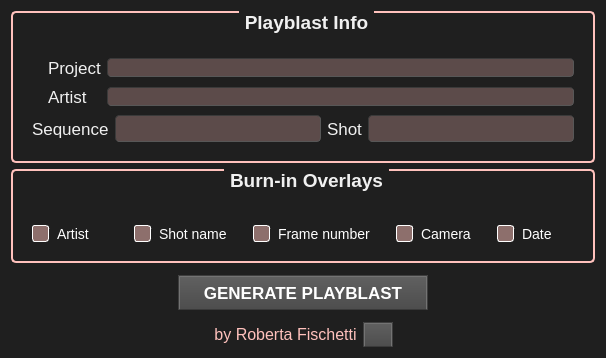
<?xml version="1.0" encoding="UTF-8"?>
<ui version="4.0">
 <class>wg_playblastManager</class>
 <widget class="QWidget" name="wg_playblastManager">
  <property name="geometry">
   <rect>
    <x>0</x>
    <y>0</y>
    <width>606</width>
    <height>358</height>
   </rect>
  </property>
  <property name="sizePolicy">
   <sizepolicy hsizetype="MinimumExpanding" vsizetype="MinimumExpanding">
    <horstretch>0</horstretch>
    <verstretch>0</verstretch>
   </sizepolicy>
  </property>
  <property name="minimumSize">
   <size>
    <width>606</width>
    <height>358</height>
   </size>
  </property>
  <property name="maximumSize">
   <size>
    <width>650</width>
    <height>450</height>
   </size>
  </property>
  <property name="font">
   <font>
    <family>Tahoma</family>
    <pointsize>13</pointsize>
   </font>
  </property>
  <property name="windowTitle">
   <string>Playblast Manager</string>
  </property>
  <property name="styleSheet">
   <string notr="true">/*
Dark Console Style Sheet for QT Applications
Author: Jaime A. Quiroga P.
Company: GTRONICK
Last updated: 24/05/2018, 17:12.
Available at: https://github.com/GTRONICK/QSS/blob/master/ConsoleStyle.qss
*/
QWidget {
	background-color: rgb(31, 31, 31);
	color: rgb(240, 240, 240);
	border-color: rgb(58, 58, 58);
}

QPlainTextEdit {
	background-color:rgb(0, 0, 0);
	color: rgb(200, 200, 200);
	selection-background-color: rgb(255, 153, 0);
	selection-color: rgb(0, 0, 0);
}

QTabWidget::pane {
    	border-top: 1px solid #000000;
}

QTabBar::tab {
 	background-color:rgb(0, 0, 0);
 	border-style: outset;
	border-width: 1px;
	border-right-color: qlineargradient(spread:pad, x1:0.4, y1:0.5, x2:0.6, y2:0.5, stop:0 rgba(115, 115, 115, 255), stop:1 rgba(62, 62, 62, 255));
	border-left-color: qlineargradient(spread:pad, x1:0.6, y1:0.5, x2:0.4, y2:0.5, stop:0 rgba(115, 115, 115, 255), stop:1 rgba(62, 62, 62, 255));
  border-bottom-color: rgb(58, 58, 58);
	border-bottom-width: 1px;
	border-top-width: 0px;
	border-style: solid;
	color: rgb(255, 153, 0);
	padding: 4px;
}

QTabBar::tab:selected, QTabBar::tab:hover {
   color: rgb(255, 255, 255);
   background-color:rgb(0, 0, 0);
   border-color:rgb(42, 42, 42);
   margin-left: 0px;
   margin-right: 0px;
   border-bottom-right-radius:4px;
   border-bottom-left-radius:4px;
}

QTabBar::tab:last:selected {
  background-color:rgb(0, 0, 0);
	border-color:rgb(42, 42, 42);
	margin-left: 0px;
  	margin-right: 0px;
	border-bottom-right-radius:4px;
	border-bottom-left-radius:4px;
}

QTabBar::tab:!selected {
   margin-bottom: 4px;
   border-bottom-right-radius:4px;
   border-bottom-left-radius:4px;
}

QPushButton{
	border-style: outset;
	border-width: 2px;
	border-top-color: qlineargradient(spread:pad, x1:0.5, y1:0.6, x2:0.5, y2:0.4, stop:0 rgba(115, 115, 115, 255), stop:1 rgba(62, 62, 62, 255));
	border-right-color: qlineargradient(spread:pad, x1:0.4, y1:0.5, x2:0.6, y2:0.5, stop:0 rgba(115, 115, 115, 255), stop:1 rgba(62, 62, 62, 255));
	border-left-color: qlineargradient(spread:pad, x1:0.6, y1:0.5, x2:0.4, y2:0.5, stop:0 rgba(115, 115, 115, 255), stop:1 rgba(62, 62, 62, 255));
	border-bottom-color: rgb(58, 58, 58);
	border-bottom-width: 1px;
	border-style: solid;
	color: rgb(255, 255, 255);
	padding: 6px;
	background-color: qlineargradient(spread:pad, x1:0.5, y1:1, x2:0.5, y2:0, stop:0 rgba(77, 77, 77, 255), stop:1 rgba(97, 97, 97, 255));
}

QPushButton:hover{
	border-style: outset;
	border-width: 2px;
	border-top-color: qlineargradient(spread:pad, x1:0.5, y1:0.6, x2:0.5, y2:0.4, stop:0 rgba(180, 180, 180, 255), stop:1 rgba(110, 110, 110, 255));
	border-right-color: qlineargradient(spread:pad, x1:0.4, y1:0.5, x2:0.6, y2:0.5, stop:0 rgba(180, 180, 180, 255), stop:1 rgba(110, 110, 110, 255));
	border-left-color: qlineargradient(spread:pad, x1:0.6, y1:0.5, x2:0.4, y2:0.5, stop:0 rgba(180, 180, 180, 255), stop:1 rgba(110, 110, 110, 255));
	border-bottom-color: rgb(115, 115, 115);
	border-bottom-width: 1px;
	border-style: solid;
	color: rgb(255, 255, 255);
	padding: 6px;
	background-color: qlineargradient(spread:pad, x1:0.5, y1:1, x2:0.5, y2:0, stop:0 rgba(107, 107, 107, 255), stop:1 rgba(157, 157, 157, 255));
}

QPushButton:pressed{
	border-style: outset;
	border-width: 2px;
	border-top-color: qlineargradient(spread:pad, x1:0.5, y1:0.6, x2:0.5, y2:0.4, stop:0 rgba(62, 62, 62, 255), stop:1 rgba(22, 22, 22, 255));
	border-right-color: qlineargradient(spread:pad, x1:0.4, y1:0.5, x2:0.6, y2:0.5, stop:0 rgba(115, 115, 115, 255), stop:1 rgba(62, 62, 62, 255));
	border-left-color: qlineargradient(spread:pad, x1:0.6, y1:0.5, x2:0.4, y2:0.5, stop:0 rgba(115, 115, 115, 255), stop:1 rgba(62, 62, 62, 255));
	border-bottom-color: rgb(58, 58, 58);
	border-bottom-width: 1px;
	border-style: solid;
	color: rgb(255, 255, 255);
	padding: 6px;
	background-color: qlineargradient(spread:pad, x1:0.5, y1:1, x2:0.5, y2:0, stop:0 rgba(77, 77, 77, 255), stop:1 rgba(97, 97, 97, 255));
}

QPushButton:disabled{
	border-style: outset;
	border-width: 2px;
	border-top-color: qlineargradient(spread:pad, x1:0.5, y1:0.6, x2:0.5, y2:0.4, stop:0 rgba(115, 115, 115, 255), stop:1 rgba(62, 62, 62, 255));
	border-right-color: qlineargradient(spread:pad, x1:0.4, y1:0.5, x2:0.6, y2:0.5, stop:0 rgba(115, 115, 115, 255), stop:1 rgba(62, 62, 62, 255));
	border-left-color: qlineargradient(spread:pad, x1:0.6, y1:0.5, x2:0.4, y2:0.5, stop:0 rgba(115, 115, 115, 255), stop:1 rgba(62, 62, 62, 255));
	border-bottom-color: rgb(58, 58, 58);
	border-bottom-width: 1px;
	border-style: solid;
	color: rgb(0, 0, 0);
	padding: 6px;
	background-color: qlineargradient(spread:pad, x1:0.5, y1:1, x2:0.5, y2:0, stop:0 rgba(57, 57, 57, 255), stop:1 rgba(77, 77, 77, 255));
}

QLineEdit {
	border-width: 1px; border-radius: 4px;
	border-color: rgb(58, 58, 58);
	border-style: inset;
	padding: 0 8px;
	color: rgb(255, 255, 255);
	background:rgb(101, 101, 101);
	selection-background-color: rgb(187, 187, 187);
	selection-color: rgb(60, 63, 65);
}

QProgressBar {
	text-align: center;
	color: rgb(255, 255, 255);
	border-width: 1px; 
	border-radius: 10px;
	border-color: rgb(58, 58, 58);
	border-style: inset;
}

QProgressBar::chunk {
	background-color: qlineargradient(spread:pad, x1:0.5, y1:0.7, x2:0.5, y2:0.3, stop:0 rgba(0, 200, 0, 255), stop:1 rgba(30, 230, 30, 255));
	border-radius: 10px;
}

QMenuBar {
	background:rgb(0, 0, 0);
	color: rgb(255, 153, 0);
}

QMenuBar::item {
  	spacing: 3px; 
	padding: 1px 4px;
  	background: transparent;
}

QMenuBar::item:selected { 
  	background:rgb(115, 115, 115);
}

QMenu {
	border-width: 2px; 
	border-radius: 10px;
	border-color: rgb(255, 153, 0);
	border-style: outset;
}

QMenu::item {
	spacing: 3px; 
	padding: 3px 15px;
}

QMenu::item:selected {
	spacing: 3px; 
	padding: 3px 15px;
	background:rgb(115, 115, 115);
	color:rgb(255, 255, 255);
	border-width: 1px; 
	border-radius: 10px;
	border-color: rgb(58, 58, 58);
	border-style: inset;
}

QCheckBox {
    spacing: 8px;
    color: white;
    font-size: 14px;
}

QCheckBox::indicator {
    width: 15px;
    height: 15px;
}

QCheckBox::indicator:unchecked {
	background-color: rgba(255, 193, 188, 125);
    border: 1px solid white;
    border-radius: 3px;
}
</string>
  </property>
  <layout class="QVBoxLayout" name="lay_playblastManager">
   <item>
    <widget class="QGroupBox" name="gb_playblastInfo">
     <property name="sizePolicy">
      <sizepolicy hsizetype="Preferred" vsizetype="Fixed">
       <horstretch>0</horstretch>
       <verstretch>0</verstretch>
      </sizepolicy>
     </property>
     <property name="font">
      <font>
       <family>Tahoma</family>
       <pointsize>14</pointsize>
       <weight>75</weight>
       <bold>true</bold>
      </font>
     </property>
     <property name="styleSheet">
      <string notr="true">QGroupBox {
    border: 2px solid rgb(255, 193, 188);
    border-radius: 5px;
	margin-top: 1ex; /* leave space at the top for the title */
}

QGroupBox::title {
    subcontrol-origin: margin;
    subcontrol-position: top center; /* position at the top center */
    padding: 0 3px;
}</string>
     </property>
     <property name="title">
      <string>Playblast Info</string>
     </property>
     <property name="alignment">
      <set>Qt::AlignCenter</set>
     </property>
     <layout class="QVBoxLayout" name="lay_info">
      <property name="spacing">
       <number>5</number>
      </property>
      <property name="leftMargin">
       <number>12</number>
      </property>
      <property name="topMargin">
       <number>12</number>
      </property>
      <property name="rightMargin">
       <number>12</number>
      </property>
      <property name="bottomMargin">
       <number>12</number>
      </property>
      <item>
       <layout class="QGridLayout" name="gridLayout" rowstretch="10,10" columnstretch="0,0,0,0" rowminimumheight="10,10" columnminimumwidth="0,0,0,0">
        <property name="leftMargin">
         <number>22</number>
        </property>
        <property name="topMargin">
         <number>6</number>
        </property>
        <property name="rightMargin">
         <number>6</number>
        </property>
        <property name="bottomMargin">
         <number>4</number>
        </property>
        <property name="horizontalSpacing">
         <number>6</number>
        </property>
        <property name="verticalSpacing">
         <number>10</number>
        </property>
        <item row="0" column="3">
         <widget class="QLineEdit" name="le_project">
          <property name="sizePolicy">
           <sizepolicy hsizetype="Expanding" vsizetype="Expanding">
            <horstretch>0</horstretch>
            <verstretch>0</verstretch>
           </sizepolicy>
          </property>
          <property name="font">
           <font>
            <family>Tahoma</family>
            <pointsize>14</pointsize>
           </font>
          </property>
          <property name="styleSheet">
           <string notr="true">background-color: rgba(255, 193, 188, 70);</string>
          </property>
         </widget>
        </item>
        <item row="0" column="1">
         <widget class="QLabel" name="lb_project">
          <property name="font">
           <font>
            <family>Tahoma</family>
            <pointsize>13</pointsize>
            <weight>50</weight>
            <bold>false</bold>
           </font>
          </property>
          <property name="layoutDirection">
           <enum>Qt::LeftToRight</enum>
          </property>
          <property name="text">
           <string>Project</string>
          </property>
          <property name="margin">
           <number>6</number>
          </property>
          <property name="indent">
           <number>0</number>
          </property>
         </widget>
        </item>
        <item row="1" column="1">
         <widget class="QLabel" name="lb_artist">
          <property name="font">
           <font>
            <family>Tahoma</family>
            <pointsize>13</pointsize>
            <weight>50</weight>
            <bold>false</bold>
           </font>
          </property>
          <property name="text">
           <string>Artist</string>
          </property>
          <property name="margin">
           <number>6</number>
          </property>
          <property name="indent">
           <number>0</number>
          </property>
         </widget>
        </item>
        <item row="1" column="3">
         <widget class="QLineEdit" name="le_artist">
          <property name="enabled">
           <bool>true</bool>
          </property>
          <property name="sizePolicy">
           <sizepolicy hsizetype="Expanding" vsizetype="Expanding">
            <horstretch>0</horstretch>
            <verstretch>0</verstretch>
           </sizepolicy>
          </property>
          <property name="font">
           <font>
            <family>Tahoma</family>
            <pointsize>14</pointsize>
           </font>
          </property>
          <property name="styleSheet">
           <string notr="true">background-color: rgba(255, 193, 188, 70);</string>
          </property>
         </widget>
        </item>
       </layout>
      </item>
      <item>
       <layout class="QGridLayout" name="gridLayout_3">
        <property name="leftMargin">
         <number>6</number>
        </property>
        <property name="topMargin">
         <number>0</number>
        </property>
        <property name="rightMargin">
         <number>6</number>
        </property>
        <property name="bottomMargin">
         <number>6</number>
        </property>
        <property name="spacing">
         <number>6</number>
        </property>
        <item row="0" column="5">
         <widget class="QLineEdit" name="le_shot">
          <property name="sizePolicy">
           <sizepolicy hsizetype="Expanding" vsizetype="MinimumExpanding">
            <horstretch>0</horstretch>
            <verstretch>0</verstretch>
           </sizepolicy>
          </property>
          <property name="font">
           <font>
            <family>Tahoma</family>
            <pointsize>14</pointsize>
           </font>
          </property>
          <property name="styleSheet">
           <string notr="true">background-color: rgba(255, 193, 188, 70);</string>
          </property>
         </widget>
        </item>
        <item row="0" column="3">
         <widget class="QLineEdit" name="le_sequence">
          <property name="sizePolicy">
           <sizepolicy hsizetype="Expanding" vsizetype="MinimumExpanding">
            <horstretch>0</horstretch>
            <verstretch>0</verstretch>
           </sizepolicy>
          </property>
          <property name="font">
           <font>
            <family>Tahoma</family>
            <pointsize>14</pointsize>
           </font>
          </property>
          <property name="styleSheet">
           <string notr="true">background-color: rgba(255, 193, 188, 70);</string>
          </property>
         </widget>
        </item>
        <item row="0" column="4">
         <widget class="QLabel" name="lb_shot">
          <property name="font">
           <font>
            <family>Tahoma</family>
            <pointsize>13</pointsize>
            <weight>50</weight>
            <bold>false</bold>
           </font>
          </property>
          <property name="styleSheet">
           <string notr="true"/>
          </property>
          <property name="text">
           <string>Shot</string>
          </property>
          <property name="margin">
           <number>6</number>
          </property>
          <property name="indent">
           <number>0</number>
          </property>
         </widget>
        </item>
        <item row="0" column="2">
         <widget class="QLabel" name="lb_sequence">
          <property name="font">
           <font>
            <family>Tahoma</family>
            <pointsize>13</pointsize>
            <weight>50</weight>
            <bold>false</bold>
           </font>
          </property>
          <property name="text">
           <string>Sequence</string>
          </property>
          <property name="margin">
           <number>6</number>
          </property>
          <property name="indent">
           <number>0</number>
          </property>
         </widget>
        </item>
       </layout>
      </item>
     </layout>
    </widget>
   </item>
   <item>
    <widget class="QGroupBox" name="qb_burnIns">
     <property name="font">
      <font>
       <family>Tahoma</family>
       <pointsize>14</pointsize>
       <weight>75</weight>
       <bold>true</bold>
      </font>
     </property>
     <property name="layoutDirection">
      <enum>Qt::LeftToRight</enum>
     </property>
     <property name="styleSheet">
      <string notr="true">QGroupBox {
    border: 2px solid rgb(255, 193, 188);
    border-radius: 5px;
	margin-top: 1ex; /* leave space at the top for the title */
}

QGroupBox::title {
    subcontrol-origin: margin;
    subcontrol-position: top center; /* position at the top center */
    padding: 0 3px;
}</string>
     </property>
     <property name="title">
      <string>Burn-in Overlays</string>
     </property>
     <property name="alignment">
      <set>Qt::AlignCenter</set>
     </property>
     <property name="flat">
      <bool>false</bool>
     </property>
     <layout class="QVBoxLayout" name="lay_burnins">
      <property name="spacing">
       <number>12</number>
      </property>
      <property name="leftMargin">
       <number>12</number>
      </property>
      <property name="topMargin">
       <number>12</number>
      </property>
      <property name="rightMargin">
       <number>12</number>
      </property>
      <property name="bottomMargin">
       <number>12</number>
      </property>
      <item>
       <layout class="QGridLayout" name="gridLayout_2">
        <property name="leftMargin">
         <number>6</number>
        </property>
        <property name="topMargin">
         <number>15</number>
        </property>
        <property name="rightMargin">
         <number>6</number>
        </property>
        <property name="bottomMargin">
         <number>6</number>
        </property>
        <property name="horizontalSpacing">
         <number>25</number>
        </property>
        <property name="verticalSpacing">
         <number>0</number>
        </property>
        <item row="0" column="3">
         <widget class="QCheckBox" name="cb_camera">
          <property name="font">
           <font>
            <pointsize>-1</pointsize>
           </font>
          </property>
          <property name="layoutDirection">
           <enum>Qt::LeftToRight</enum>
          </property>
          <property name="text">
           <string>Camera</string>
          </property>
         </widget>
        </item>
        <item row="0" column="2">
         <widget class="QCheckBox" name="cb_frameNumber">
          <property name="font">
           <font>
            <pointsize>-1</pointsize>
           </font>
          </property>
          <property name="text">
           <string>Frame number</string>
          </property>
         </widget>
        </item>
        <item row="0" column="1">
         <widget class="QCheckBox" name="cb_shotName">
          <property name="font">
           <font>
            <pointsize>-1</pointsize>
           </font>
          </property>
          <property name="styleSheet">
           <string notr="true"/>
          </property>
          <property name="text">
           <string>Shot name</string>
          </property>
         </widget>
        </item>
        <item row="0" column="0">
         <widget class="QCheckBox" name="cb_artist">
          <property name="font">
           <font>
            <pointsize>-1</pointsize>
           </font>
          </property>
          <property name="text">
           <string>Artist</string>
          </property>
         </widget>
        </item>
        <item row="0" column="4">
         <widget class="QCheckBox" name="cb_date">
          <property name="font">
           <font>
            <pointsize>-1</pointsize>
           </font>
          </property>
          <property name="text">
           <string>Date</string>
          </property>
         </widget>
        </item>
       </layout>
      </item>
     </layout>
    </widget>
   </item>
   <item>
    <layout class="QHBoxLayout" name="hl_generatePlayblast">
     <property name="leftMargin">
      <number>12</number>
     </property>
     <property name="topMargin">
      <number>6</number>
     </property>
     <property name="rightMargin">
      <number>12</number>
     </property>
     <property name="bottomMargin">
      <number>6</number>
     </property>
     <item>
      <widget class="QPushButton" name="btn_generatePlayblast">
       <property name="sizePolicy">
        <sizepolicy hsizetype="Maximum" vsizetype="Maximum">
         <horstretch>0</horstretch>
         <verstretch>0</verstretch>
        </sizepolicy>
       </property>
       <property name="maximumSize">
        <size>
         <width>250</width>
         <height>100</height>
        </size>
       </property>
       <property name="font">
        <font>
         <family>Tahoma</family>
         <pointsize>13</pointsize>
         <weight>75</weight>
         <bold>true</bold>
        </font>
       </property>
       <property name="layoutDirection">
        <enum>Qt::LeftToRight</enum>
       </property>
       <property name="autoFillBackground">
        <bool>false</bool>
       </property>
       <property name="text">
        <string>GENERATE PLAYBLAST</string>
       </property>
       <property name="iconSize">
        <size>
         <width>26</width>
         <height>16</height>
        </size>
       </property>
      </widget>
     </item>
    </layout>
   </item>
   <item>
    <widget class="QFrame" name="qw_footer">
     <property name="sizePolicy">
      <sizepolicy hsizetype="Preferred" vsizetype="Preferred">
       <horstretch>0</horstretch>
       <verstretch>0</verstretch>
      </sizepolicy>
     </property>
     <property name="minimumSize">
      <size>
       <width>0</width>
       <height>0</height>
      </size>
     </property>
     <property name="styleSheet">
      <string notr="true"/>
     </property>
     <layout class="QHBoxLayout" name="lay_footer">
      <property name="leftMargin">
       <number>0</number>
      </property>
      <property name="topMargin">
       <number>0</number>
      </property>
      <property name="rightMargin">
       <number>0</number>
      </property>
      <property name="bottomMargin">
       <number>0</number>
      </property>
      <item>
       <spacer name="horizontalSpaceleft">
        <property name="orientation">
         <enum>Qt::Horizontal</enum>
        </property>
        <property name="sizeHint" stdset="0">
         <size>
          <width>40</width>
          <height>20</height>
         </size>
        </property>
       </spacer>
      </item>
      <item>
       <widget class="QLabel" name="lb_developer">
        <property name="sizePolicy">
         <sizepolicy hsizetype="Preferred" vsizetype="Preferred">
          <horstretch>0</horstretch>
          <verstretch>0</verstretch>
         </sizepolicy>
        </property>
        <property name="minimumSize">
         <size>
          <width>0</width>
          <height>0</height>
         </size>
        </property>
        <property name="font">
         <font>
          <family>Tahoma</family>
          <pointsize>12</pointsize>
         </font>
        </property>
        <property name="layoutDirection">
         <enum>Qt::LeftToRight</enum>
        </property>
        <property name="styleSheet">
         <string notr="true">color: rgb(255, 193, 188);</string>
        </property>
        <property name="frameShape">
         <enum>QFrame::NoFrame</enum>
        </property>
        <property name="lineWidth">
         <number>1</number>
        </property>
        <property name="text">
         <string>by Roberta Fischetti</string>
        </property>
        <property name="alignment">
         <set>Qt::AlignCenter</set>
        </property>
        <property name="wordWrap">
         <bool>false</bool>
        </property>
       </widget>
      </item>
      <item>
       <widget class="QPushButton" name="btn_help">
        <property name="maximumSize">
         <size>
          <width>30</width>
          <height>25</height>
         </size>
        </property>
        <property name="toolTip">
         <string>Help: go to wiki</string>
        </property>
        <property name="text">
         <string/>
        </property>
        <property name="icon">
         <iconset resource="playblastManagerUI.qrc">
          <normaloff>:/playblast/img/btn_help.png</normaloff>:/playblast/img/btn_help.png</iconset>
        </property>
       </widget>
      </item>
      <item>
       <spacer name="horizontalSpacerright">
        <property name="orientation">
         <enum>Qt::Horizontal</enum>
        </property>
        <property name="sizeHint" stdset="0">
         <size>
          <width>40</width>
          <height>20</height>
         </size>
        </property>
       </spacer>
      </item>
     </layout>
    </widget>
   </item>
  </layout>
 </widget>
 <resources>
  <include location="playblastManagerUI.qrc"/>
 </resources>
 <connections/>
</ui>
